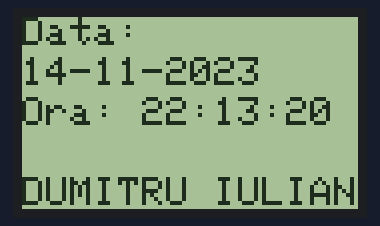
This sketch was run on a simulated Arduino Uno, built with avr-gcc and run on an emulated ATmega328P. Shown: 84×48 one-colour display. The local clock reads 2024-03-15 10:24:30 at power-on unless the sketch sets it; what the sketch prints to the serial monitor is not drawn.

Above: at 0.1 s.
At 4.2 s:
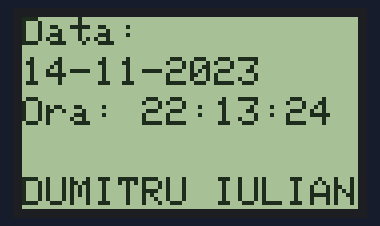
At 9.3 s:
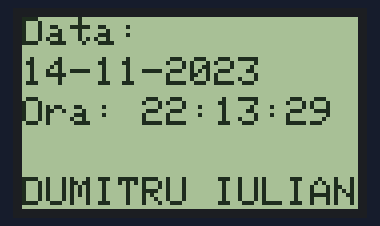
At 19.5 s:
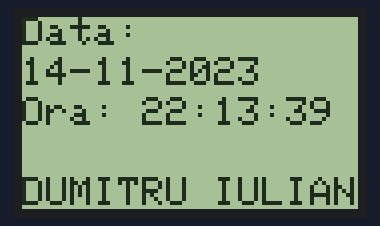
At 28.7 s:
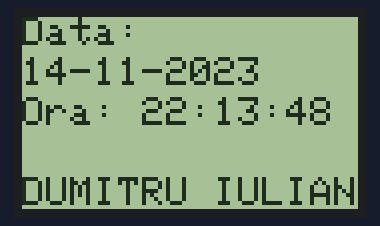
At 38.9 s:
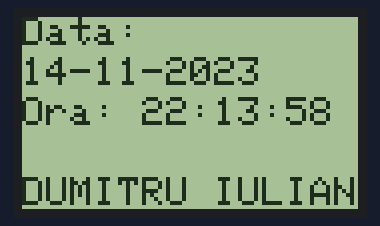

The sketch:

LCD-REALTIMECLOCK.ino
```cpp
#include <Wire.h>
#include <RTClib.h>
#include <Adafruit_GFX.h>
#include <Adafruit_PCD8544.h>


RTC_DS3231 rtc;

// LCD-ul Nokia 5110 cu pinii corecti (4, 5, 6, 7, 8)
Adafruit_PCD8544 lcd = Adafruit_PCD8544(4, 5, 6, 7, 8);  // CLK, DIN, DC, CE, RST

void setup() {

  Serial.begin(115200);


  Wire.begin();

  // Inițializăm LCD-ul Nokia 5110
  lcd.begin();
  lcd.setContrast(50);  // Ajustează contrastul, poți schimba valoarea pentru claritate
  lcd.clearDisplay();
  lcd.display();

  // Verificăm dacă RTC-ul este conectat corect
  if (!rtc.begin()) {
    Serial.println("Nu am găsit RTC");
    lcd.setCursor(0, 0);
    lcd.print("Eroare RTC!");
    lcd.display();
    while (1); // Oprim programul dacă nu este găsit RTC-ul
  }

  // Setăm RTC-ul la ora de compilare (opțional)
  rtc.adjust(DateTime(F(__DATE__), F(__TIME__)));
  Serial.println("RTC setat la timpul de compilare.");
}

void loop() {
  // Obținem data și ora curentă de la RTC
  DateTime now = rtc.now();

  // Ștergem ecranul înainte de fiecare actualizare
  lcd.clearDisplay();

  // Afișăm data pe primul rând
  lcd.setCursor(0, 0);
  lcd.print("Data: ");
  lcd.setCursor(0, 10);
  lcd.print(now.day(), DEC);
  lcd.print("-");
  lcd.print(now.month(), DEC);
  lcd.print("-");
  lcd.print(now.year(), DEC);

  // Lăsăm spațiu între data și ora
  lcd.setCursor(0, 5);
  lcd.print("             ");

  // Afișăm ora
  lcd.setCursor(0,20);
  lcd.print("Ora: ");
  lcd.print(now.hour(), DEC);
  lcd.print(":");
  lcd.print(now.minute(), DEC);
  lcd.print(":");
  lcd.print(now.second(), DEC);

  lcd.setCursor(0,40);
  lcd.print("DUMITRU IULIAN");

  // Actualizăm display-ul
  lcd.display();

  delay(1000);  // Așteptăm 1 secundă pentru a actualiza
}
```

Measured:
- what the display in image 0 shows lasts 1.0 s, from 0.1 s to 1.1 s
